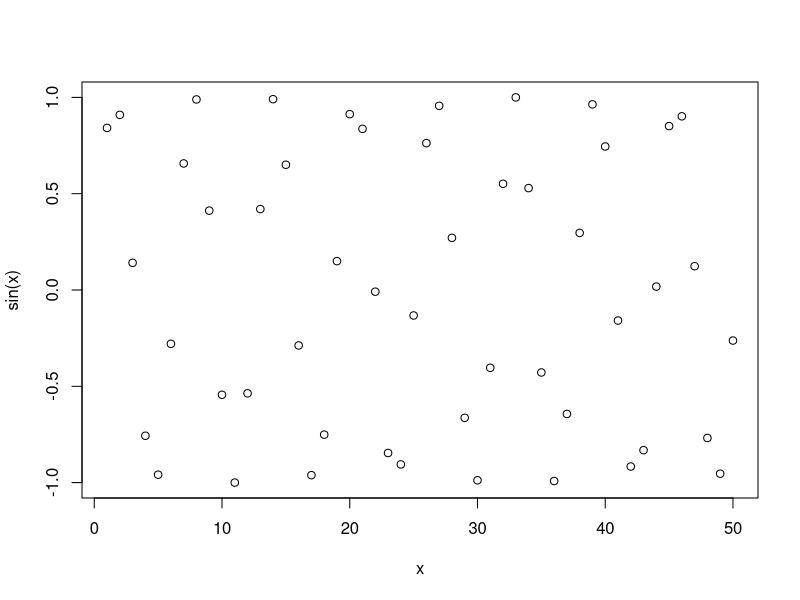
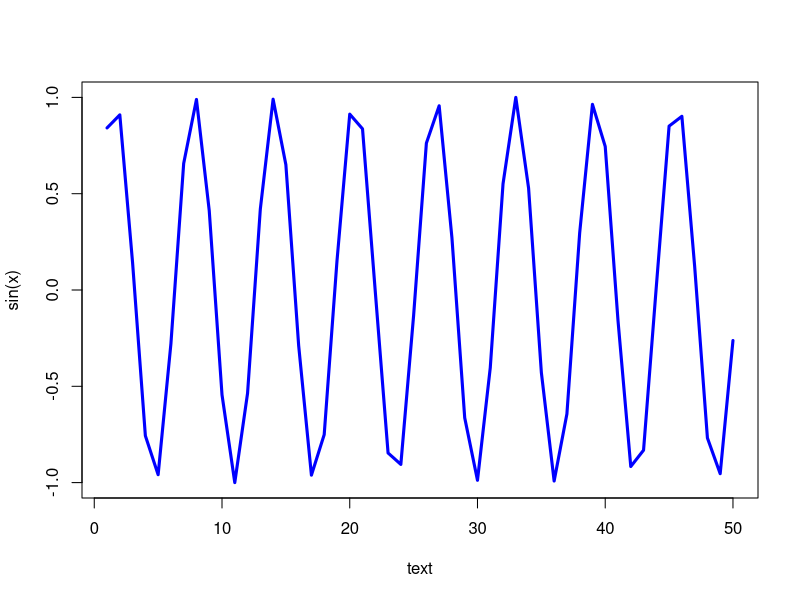

The R script that drew these images, in order:
#tinytex::install_tinytex()

x <- 1:50
plot(x, sin(x))

plot(x, sin(x), type = "l", col = "blue", lwd = "3", xlab = "text")
